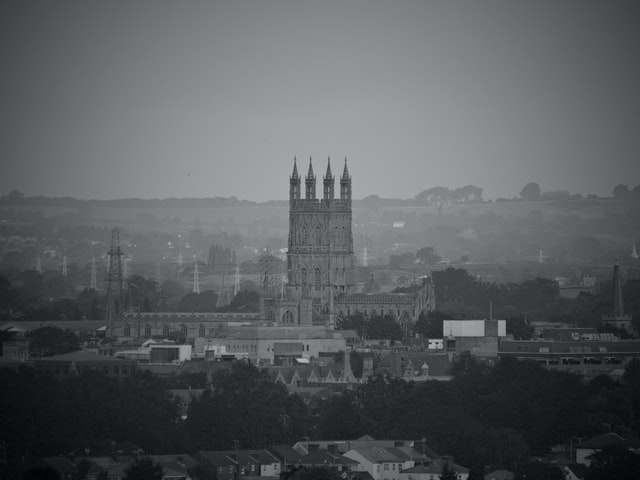
#> input picture code_12/tower.jpg, 640 x 480 px
$ python fft_v3.py
#> lines starting #> are read from the running program, lines starting #| are printed output that depends on the picture; long printed decimals are rounded
import matplotlib.pyplot as plt
import numpy as np
import cv2 as cv

def main():
    # Load image
    img_path = './tower.jpg'
    img_rgb = cv.imread(img_path)
#> img_rgb is the input picture: shape (480, 640, 3); mean B, G, R 93.5, 91.5, 90.5

    # Convert images
    img_gray = cv.cvtColor(img_rgb, cv.COLOR_BGR2GRAY)

    # Perform Fast Fourier Transformation for 2D signal, i.e., image
    img_ft = np.fft.fft2(img_gray)
    img_ft_centered = np.fft.fftshift(img_ft)
    magnitude_spectrum = 100 * np.log(np.abs(img_ft))
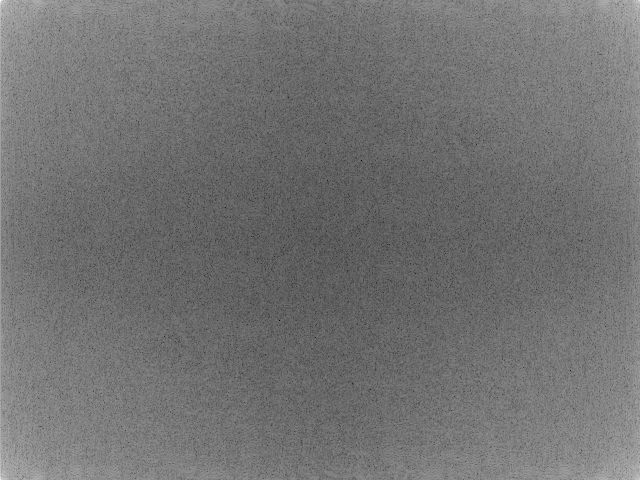
#> magnitude_spectrum: shape (480, 640) float64; min -126.7, max 1715.2, mean 701.5; drawn with min black and max white
    centered_magnitude_spectrum = 100 * np.log(np.abs(img_ft_centered))
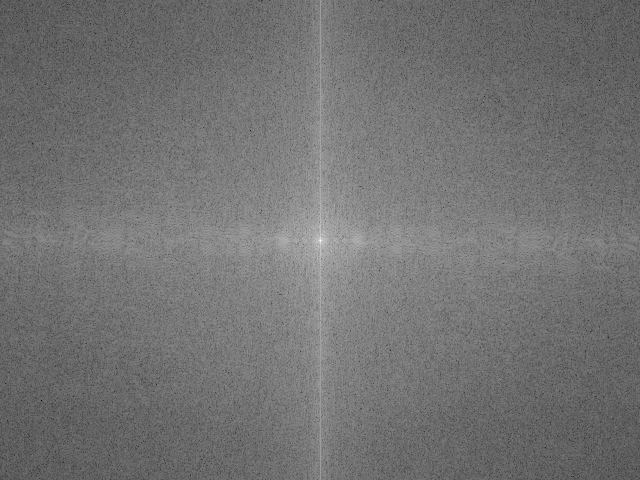
#> centered_magnitude_spectrum: shape (480, 640) float64; min -126.7, max 1715.2, mean 701.5; drawn with min black and max white

    print(img_gray.shape, img_ft.shape, img_ft_centered.shape)
#| (480, 640) (480, 640) (480, 640)
    print(img_gray.max(), img_gray.min(), img_ft.max(), img_ft.min(), img_ft_centered.max(), img_ft_centered.min())
#| 190 3 (28118712+0j) (-3714698.770-18890.665268042998j) (28118712+0j) (-3714698.770-18890.665268042998j)

    # Build four different filters
    row, col = img_gray.shape
#> row = 480; col = 640
    mask = np.ones((row, col), dtype=np.uint8)
    center = [int(row/2), int(col/2)]
#> center = [240, 320]
    r = 80
    x, y = np.ogrid[:row, :col]
#> x = 480 values from 0 to 479
    mask_area = (x - center[0]) ** 2 + (y - center[1]) ** 2 <= r*r
    mask[mask_area] = 0

    # gaussian low pass filter
    mask2 = gaussianLPF(50, img_gray.shape[:2])
    # print(mask2)
    # gaussian filter high pass = 1 - gaussianLPF(50, img_gray.shape[:2])

    # Butterworth low pass filter
    mask3 = butterworthLPF(100, 2, img_gray.shape[:2])
    # print(mask3)
    # butterworth filter high pass = 1 - butterworthLPF(100, 2, img_gray.shape[:2])

    # Apply the filters
    img_filtered1 = img_ft_centered * mask
    img_filtered1_ishift = np.fft.ifftshift(img_filtered1)
    img_filtered1_ishift_ifft = np.abs(np.fft.ifft2(img_filtered1_ishift))
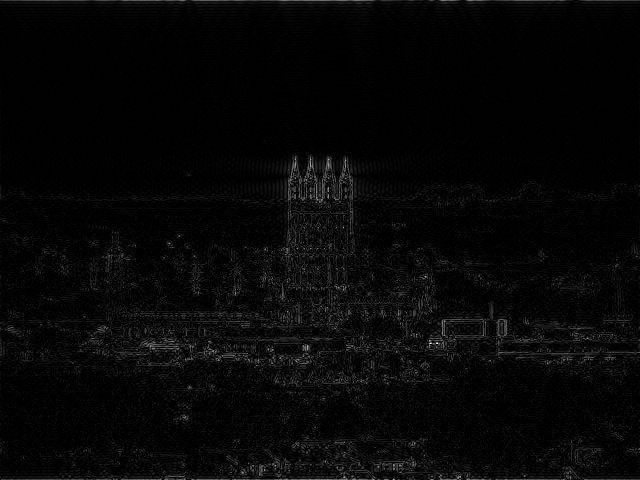
#> img_filtered1_ishift_ifft: shape (480, 640) float64; min 5.82e-06, max 81.12, mean 2.4; drawn with min black and max white

    img_filtered2 = img_ft_centered * mask2
    img_filtered2_ishift = np.fft.ifftshift(img_filtered2)
    img_filtered2_ishift_ifft = np.abs(np.fft.ifft2(img_filtered2_ishift))

    img_filtered3 = img_ft_centered * mask3
    img_filtered3_ishift = np.fft.ifftshift(img_filtered3)
    img_filtered3_ishift_ifft = np.abs(np.fft.ifft2(img_filtered3_ishift))


    # Save images
    img_set1 = [img_rgb, img_gray, magnitude_spectrum, centered_magnitude_spectrum, mask, img_filtered1_ishift_ifft]
    img_set2 = [img_rgb, img_gray, magnitude_spectrum, centered_magnitude_spectrum, mask2, img_filtered2_ishift_ifft]
    img_set3 = [img_rgb, img_gray, magnitude_spectrum, centered_magnitude_spectrum, mask3, img_filtered3_ishift_ifft]
    img_set = [img_set1, img_set2, img_set3]
    img_title = ['RGB', 'Gray', 'FFT2', 'Centered FFT2', 'Filter', 'Filtered Imgae']

    for i in range(len(img_set)):
        img_plot(img_set[i], img_title, i+1)
#> this loop made 3 passes
#> pass 1, in img_plot, `plt.savefig('fig-v3' + str(cnt) + '.jpg')`:
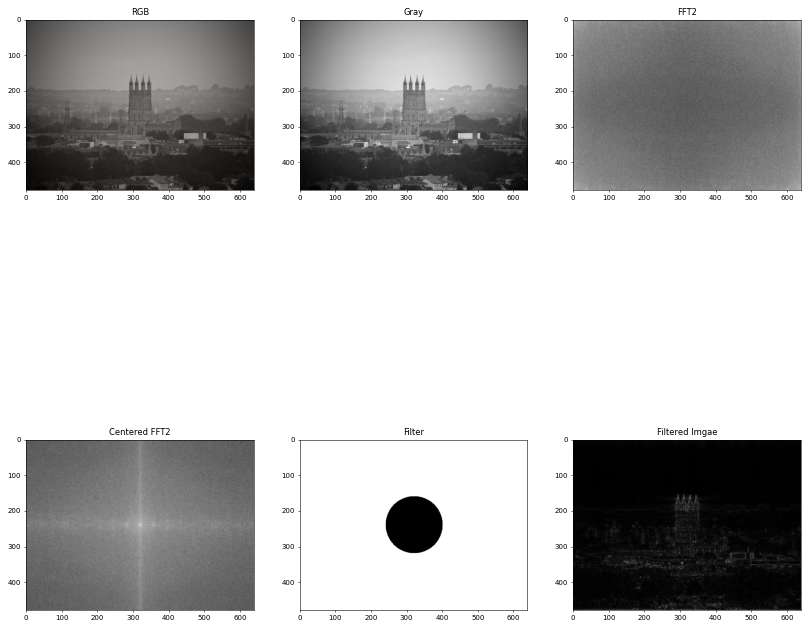
#> figure drawn by matplotlib, 6 panels; B, G, R data is drawn as R, G, B
#> pass 2, in img_plot (call 2), `plt.savefig('fig-v3' + str(cnt) + '.jpg')`:
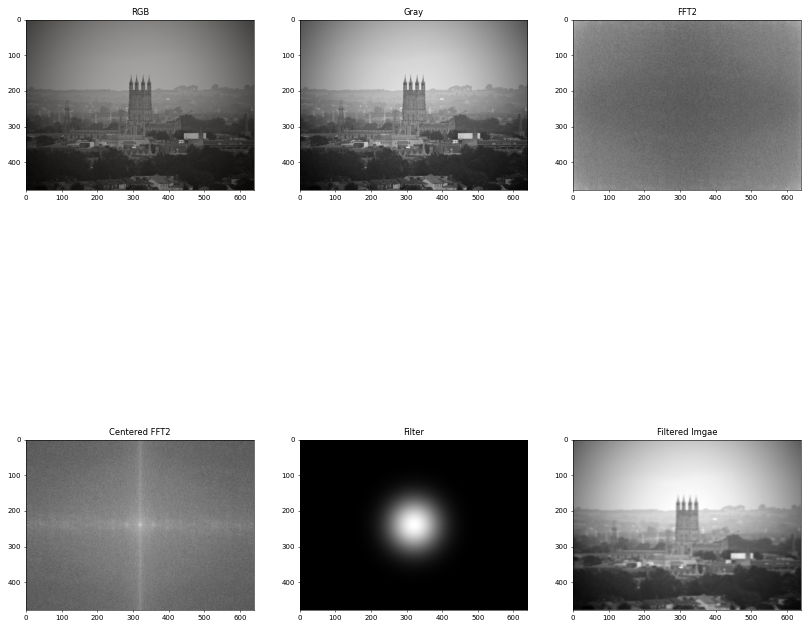
#> figure drawn by matplotlib, 6 panels; B, G, R data is drawn as R, G, B

def img_plot(img_set, img_title, cnt):
    plt.figure(figsize = (20, 20))
    for i in range(len(img_set)):
        plt.subplot(2, 3, i+1)
        plt.title(img_title[i])
        if (i == 0):
            plt.imshow(img_set[i])
        else:
            plt.imshow(img_set[i], cmap = 'gray')

    plt.savefig('fig-v3' + str(cnt) + '.jpg')
    plt.show()

def distance(point1, point2):
    return np.sqrt((point1[0]-point2[0])**2 + (point1[1]-point2[1])**2)

# Gaussian lowpass filter
def gaussianLPF(D0, img_shape):
    row, col = img_shape
    mask = np.zeros((row, col))
    center = [int(row/2), int(col/2)]
    for i in range(row):
        for j in range(col):
            mask[i, j] = np.exp((-distance((i, j), center)**2)/(2*(D0**2)))

    return mask

# Butterworth lowpass filter
def butterworthLPF(D0, n, img_shape):
    row, col = img_shape
    mask = np.zeros((row, col))
    center = [int(row/2), int(col/2)]
    for i in range(row):
        for j in range(col):
            mask[i, j] = 1/(1+((distance((i, j), center)/D0))**(2*n))

    return mask


if __name__ == '__main__':
    main()
